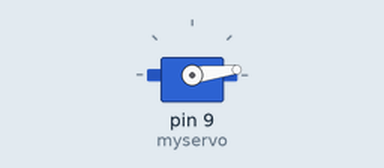
A sketch run on a simulated Arduino Uno, built with avr-gcc and run on an emulated ATmega328P. Parts: servo.

Above: at 0.05 s.
At 0.85 s:
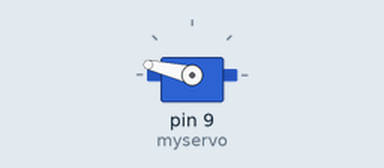
At 1.2 s:
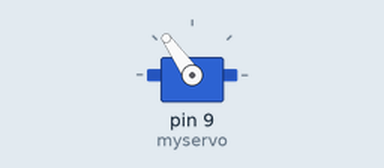
At 1.7 s:
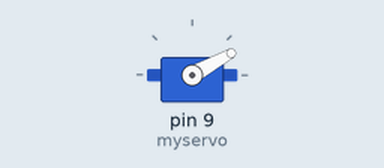
Timing chart, 0 to 4.2 s (numbered marks = the images above):
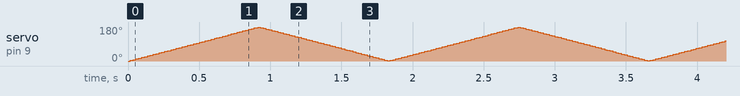

The sketch:

SG92R.ino
```cpp
#include <Servo.h>

Servo myservo;

void setup() {
  myservo.attach(9);
}

void loop() {
  for(int i = 0; i < 180; ++i)
  {
    myservo.write(i);
    delay(5);
  }
  for(int i = 180; i > 0; --i)
  {
    myservo.write(i);
    delay(5);
  }
}
```
